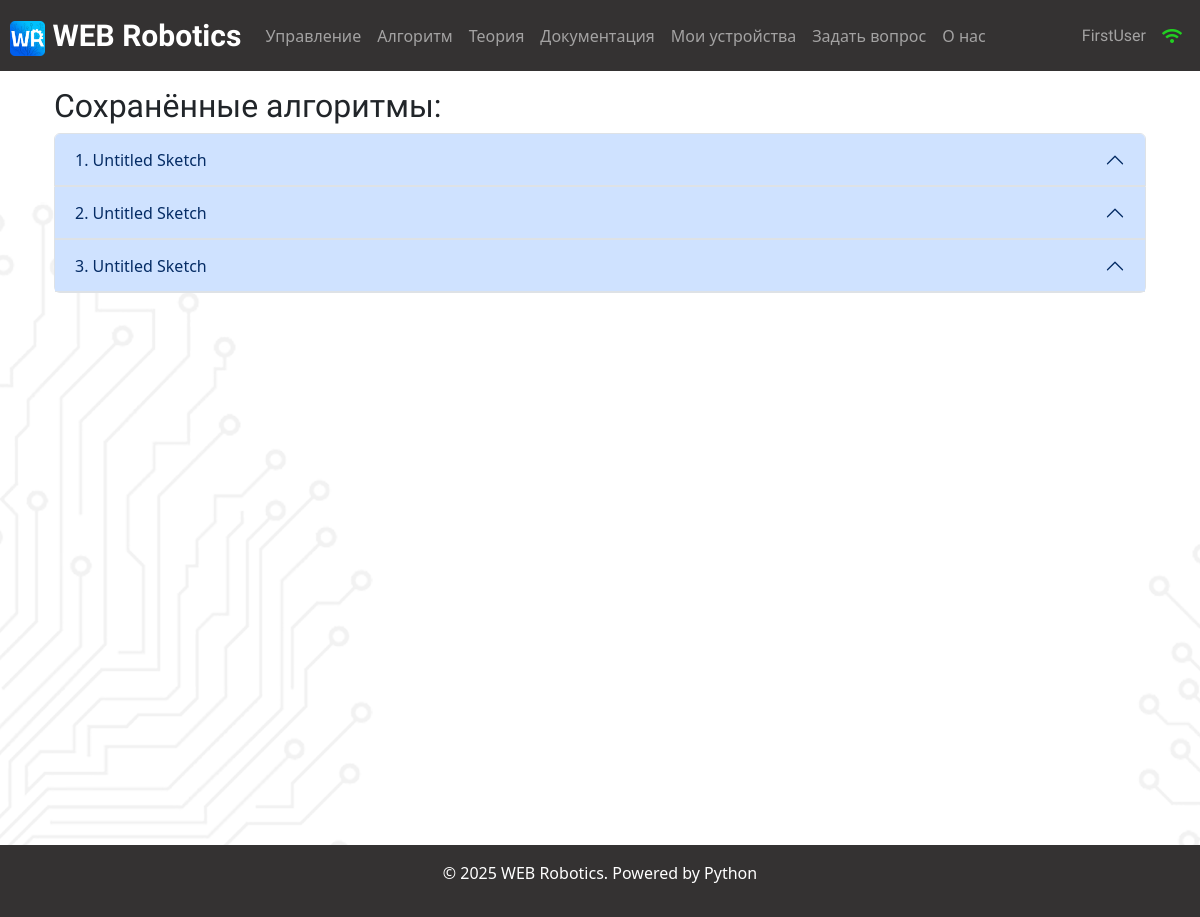
The page /saved_algorithms (signed in) on the database its author committed.
### data/users.py (models this page shows, shortened)
class User(SqlAlchemyBase, UserMixin):
    __tablename__ = 'users'
    id = sqlalchemy.Column(sqlalchemy.Integer,
                           primary_key=True, autoincrement=True)
    name = sqlalchemy.Column(sqlalchemy.String, nullable=True)
    email = sqlalchemy.Column(sqlalchemy.String,
                              index=True, unique=True, nullable=True)
    hashed_password = sqlalchemy.Column(sqlalchemy.String, nullable=True)
    src_avatar = sqlalchemy.Column(sqlalchemy.String, nullable=False, default=DEFAULT_PROFILE_PHOTO)
    saved_algorithms = orm.relationship("Saved_algorithm", back_populates='user')
    devices = orm.relationship("Devices", back_populates='user')
    questions = orm.relationship("Question", back_populates='user')

### data/saved_algorithms.py (models this page shows)
class Saved_algorithm(SqlAlchemyBase):
    __tablename__ = 'saved_algorithms'
    id = sqlalchemy.Column(sqlalchemy.Integer,
                           primary_key=True, autoincrement=True)
    algorithm = sqlalchemy.Column(sqlalchemy.String, nullable=False)
    saving_DateTime = sqlalchemy.Column(sqlalchemy.DateTime, default=datetime.datetime.now)
    name = sqlalchemy.Column(sqlalchemy.String, default="Untitled Sketch")
    user_id = sqlalchemy.Column(sqlalchemy.Integer,
                                sqlalchemy.ForeignKey("users.id"))
    user = orm.relationship('User')

### main.py (the view)
@app.route('/saved_algorithms')
def render_page_with_saved_algorithms():
    db_sess = db_session.create_session()
    algorithms = list(db_sess.query(Saved_algorithm).filter(Saved_algorithm.user_id == current_user.id))
    return render_template("saved_algorithms.html", saved_algorithms=algorithms)

### data/db_session.py (called while the page is built)
def create_session() -> Session:
    global __factory
    return __factory()

### main.py (called while the page is built)
@login_manager.user_loader
def load_user(user_id):
    db_sess = db_session.create_session()
    return db_sess.query(User).get(user_id)

### templates/saved_algorithms.html (shortened to what this page needs)
{% extends "base.html" %}
{% block content %}
<div class="container">
    <div class="row">
        <h2 style='font-family: "Tektur", sans-serif;
                  font-optical-sizing: auto;
                  font-weight: <weight>;
                  font-style: normal;
                  font-variation-settings:
                    "wdth" 100;'> Сохранённые алгоритмы: </h2>
    </div>
    {% if not current_user.is_authenticated %}
        <div class="alert alert-danger" role="alert">Войдите в аккаунт / зарегистрируйтесь, чтобы
            просмотреть сохранённые алгоритмы!
        </div>
    {% elif saved_algorithms == [] %}
        <div class="alert alert-primary" role="alert" style="text-align: center;">
            У вас нет сохранённых алгоритмов.
        </div>
    {% else %}
    <div class="row">
        <div class="accordion" id="Algorithm_accordion">
            {% for algorithm in saved_algorithms %}
                <div class="accordion-item">
                    <h2 class="accordion-header">
                        <button class="accordion-button" type="button" data-bs-toggle="collapse" data-bs-target="#{{algorithm.id}}"
                                aria-expanded="true" aria-controls="collapseOne">
                             {{ loop.index }}. {{ algorithm.name }}
                        </button>
                    </h2>
                </div>
            {% endfor %}
        </div>
    </div>
    {% endif %}
</div>
{% for i in range(23) %}
<br>
{% endfor %}
{% endblock %}

### templates/base.html (shortened to what this page needs)
<!DOCTYPE html>
<html lang="en">
<head>
    <link rel="stylesheet" href="https://cdnjs.cloudflare.com/ajax/libs/font-awesome/5.15.4/css/all.min.css">
    <link href="https://cdn.jsdelivr.net/npm/bootstrap@5.3.0-alpha1/dist/css/bootstrap.min.css" rel="stylesheet">
    <link rel="stylesheet" href="https://cdnjs.cloudflare.com/ajax/libs/codemirror/5.65.12/codemirror.min.css">
</head>
<body background="static/img/background_1.png" style="background-position:-20px 20px; background-repeat:no-repeat; position: relative;">
<header>
    <nav class="navbar navbar-expand-lg sticky-top navbar-dark"
         style="background-color: #343232; padding-left: 10px; padding-right: 10px;">
        <a class="navbar-brand" href="/main"
           style="font-size: 30px; font-family: Tektur, sans-serif; font-optical-sizing: auto; font-weight: 900; font-style: normal; font-variation-settings: wdth 100;">
            <img src="static/img/WEB_Robotics_logo.png" alt="" width="35" height="35"
                 class="d-inline-block align-text-centre">
            WEB Robotics
        </a>
        <div class="collapse navbar-collapse" id="navbarNav_upper">
            <ul class="navbar-nav mr-auto">
                <li class="nav-item">
                    <a class="nav-link" href="/control">Управление <span class="sr-only">(current)</span></a>
                </li>
                <li class="nav-item">
                    <a class="nav-link" href="/algorithm">Алгоритм</a>
                </li>
                <li class="nav-item">
                    <a class="nav-link" href="/theory">Теория</a>
                </li>
                <li class="nav-item">
                    <a class="nav-link" href="/documentation">Документация</a>
                </li>
                <li class="nav-item">
                    <a class="nav-link" href="/devices">Мои устройства</a>
                </li>
                <li class="nav-item">
                    <a class="nav-link" href="/questions">Задать вопрос</a>
                </li>
                <li class="nav-item">
                    <a class="nav-link" href="/about">О нас</a>
                </li>
            </ul>
            <ul class="navbar-nav ms-auto">
                {% if current_user.is_authenticated %}
                <li class="nav-item">
                    {% set lnk = "/account" %}
                    {% if current_user.name == "Admin" %}
                        {% set lnk = "/admin_account" %}
                    {% endif %}
                    <a class="nav-link" href={{lnk}} style="font-family: Tektur,
                    sans-serif; font-optical-sizing: auto; font-weight: 20;
                    font-style: normal; font-variation-settings: wdth 100;">
                        {{current_user.name}}
                    </a>
                </li>
                <li class="nav-item">
                    <a class="nav-link" href='/devices'>
                        <i class="fa fa-wifi" aria-hidden="true" style="color: #22cf22"></i>
                    </a>
                </li>
                {% else %}
                <li class="nav-item">
                    <a class="nav-link" href="/login"><i class="fas fa-2x fa-user"></i></a>
                </li>
                {% endif %}
            </ul>
        </div>
    </nav>
    <p>
    <main role="main" class="container">
        {% block content %}{% endblock %}
    </main>
    <div class='wrapper'>
    <footer class="text-white text-center py-3" style="background-color: #343232;">
    <p>© 2025 WEB Robotics. Powered by Python </p>
    </footer>
    </div>
</header>
</body>
</html>

### rows shown on the page
User: name "FirstUser"
Saved_algorithm: name "Untitled Sketch"
Saved_algorithm: name "Untitled Sketch"
Saved_algorithm: name "Untitled Sketch"
